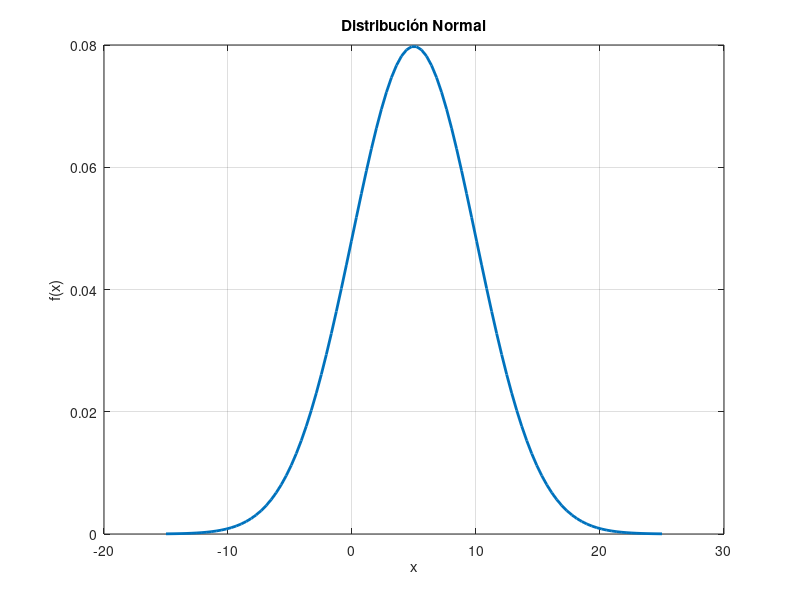

Write the MATLAB code that produced this figure.
clear; clc; close all;

disp("Distribuciones disponibles:");
disp("1 - Binomial");
disp("2 - Bernoulli");
disp("3 - Multinomial");
disp("4 - Multinoulli (Categorical)");
disp("5 - Normal");
disp("6 - T-Student");
disp("7 - Beta");

choice = input("Seleccione una distribución (1-7): ");

switch choice
    case 1  % Binomial
        n = input("Ingrese el número de ensayos (n): ");
        p = input("Ingrese la probabilidad de éxito (p): ");
        e = input("Ingrese el número de éxitos del que desea saber la probabilidad: ");

        if e < 0 || e > n
            fprintf('Error: El número de éxitos debe estar entre 0 y %d.\n', n);
            return;
        end

        x = 0:n;
        y = binopdf(x, n, p);
        bar(x, y);
        title('Distribución Binomial');
        xlabel('x (número de éxitos)'); ylabel('P(X=x)');
        grid on;

        fprintf('\nInterpretación:\n');
        fprintf('La distribución binomial representa la probabilidad de obtener x éxitos\n');
        fprintf('en %d intentos independientes, cada uno con probabilidad de éxito %.2f.\n\n', n, p);

        % Probabilidad solicitada
        prob_e = binopdf(e, n, p);
        fprintf('Resultado puntual:\n');
        fprintf('- La probabilidad de obtener exactamente %d éxitos de entre %d intentos es del %.2f%%.\n\n', e, n, 100*prob_e);

        % Probabilidades completas
        fprintf('Resumen completo de probabilidades:\n');
        for i = 1:length(x)
            fprintf('- P(X = %d) = %.2f%%\n', x(i), 100*y(i));
        end
        

    case 2  % Bernoulli
        p = input("Ingrese la probabilidad de éxito (p): ");
        x = [0 1];
        y = [1-p p];
        bar(x, y);
        title('Distribución Bernoulli');
        xlabel('x (0 = fallo, 1 = éxito)'); ylabel('P(X=x)');
        grid on;
        fprintf('\nInterpretación:\n');
        fprintf('La distribución Bernoulli representa un solo experimento con dos posibles resultados:\n');
        fprintf('éxito (1) con probabilidad %.2f y fallo (0) con probabilidad %.2f.\n\n', p, 1-p);
        fprintf('Resultado:\n');
        fprintf('- Probabilidad de fallo (0): %.2f%%\n', 100*y(1));
        fprintf('- Probabilidad de éxito (1): %.2f%%\n', 100*y(2));

    case 3  % Multinomial
        n = input("Número total de ensayos (n): ");
        p = input("Ingrese el vector de probabilidades (e.g. [0.2 0.3 0.5]): ");
        x = eye(length(p));  % una ocurrencia por categoría
        prob = mnpdf(x, n, p);  % valor simbólico
        stem(1:length(p), prob, 'filled');
        title('Distribución Multinomial (1 outcome)');
        xlabel('Categoría'); ylabel('Probabilidad');
        grid on;
        fprintf('\nInterpretación:\n');
        fprintf('La distribución multinomial extiende la binomial a múltiples categorías.\n');
        fprintf('Resultado:\n');
        for i = 1:length(p)
            fprintf('- Probabilidad de una ocurrencia en la categoría %d con %d ensayos: %.2f%%\n', i, n, 100*prob(i));
        end

    case 4  % Multinoulli (Categorical)
        p = input("Ingrese el vector de probabilidades (e.g. [0.2 0.3 0.5]): ");
        categories = 1:length(p);
        bar(categories, p);
        title('Distribución Multinoulli (Categorical)');
        xlabel('Categoría'); ylabel('P(X=categoría)');
        grid on;
        fprintf('\nInterpretación:\n');
        fprintf('La distribución Multinoulli describe la probabilidad de caer en una sola categoría.\n\n');
        fprintf('Resultado:\n');
        for i = 1:length(p)
            fprintf('- Probabilidad de caer en la categoría %d: %.2f%%\n', i, 100*p(i));
        end

    case 5  % Normal
        mu = input("Ingrese la media (mu): ");
        sigma = input("Ingrese la desviación estándar (sigma): ");
        x = linspace(mu - 4*sigma, mu + 4*sigma, 100);
        y = normpdf(x, mu, sigma);
        plot(x, y, 'LineWidth', 2);
        title('Distribución Normal');
        xlabel('x'); ylabel('f(x)');
        grid on;
        fprintf('\nInterpretación:\n');
        fprintf('Distribución continua con forma de campana. Media = %.2f, Desviación estándar = %.2f\n', mu, sigma);
        fprintf('Resultado (probabilidad aproximada para valores centrales):\n');
        fprintf('- Probabilidad en [%.2f, %.2f] ≈ %.2f%%\n', mu - sigma, mu + sigma, ...
            100 * normcdf(mu + sigma, mu, sigma) - normcdf(mu - sigma, mu, sigma));

    case 6  % T-Student
        v = input("Ingrese los grados de libertad: ");
        x = linspace(-5, 5, 100);
        y = tpdf(x, v);
        plot(x, y, 'LineWidth', 2);
        title('Distribución t-Student');
        xlabel('x'); ylabel('f(x)');
        grid on;
        fprintf('\nInterpretación:\n');
        fprintf('Distribución simétrica usada cuando el tamaño muestral es pequeño.\n');
        fprintf('Grados de libertad: %d\n', v);
        fprintf('Resultado:\n');
        fprintf('- Probabilidad aproximada entre -1 y 1: %.2f%%\n', ...
            100 * (tcdf(1, v) - tcdf(-1, v)));

    case 7  % Beta
        a = input("Ingrese alpha (a): ");
        b = input("Ingrese beta (b): ");
        x = linspace(0, 1, 100);
        y = betapdf(x, a, b);
        plot(x, y, 'LineWidth', 2);
        title('Distribución Beta');
        xlabel('x'); ylabel('f(x)');
        grid on;
        fprintf('\nInterpretación:\n');
        fprintf('La Beta modela probabilidades (entre 0 y 1). a=%.2f, b=%.2f\n', a, b);
        if a > 1 && b > 1
            moda = (a - 1)/(a + b - 2);
            fprintf('Resultado:\n');
            fprintf('- Valor de la moda (aproximado): %.2f\n', moda);
        else
            fprintf('Resultado:\n- No se puede calcular la moda cuando a <= 1 o b <= 1.\n');
        end

    otherwise
        disp("Opción inválida.");
end
